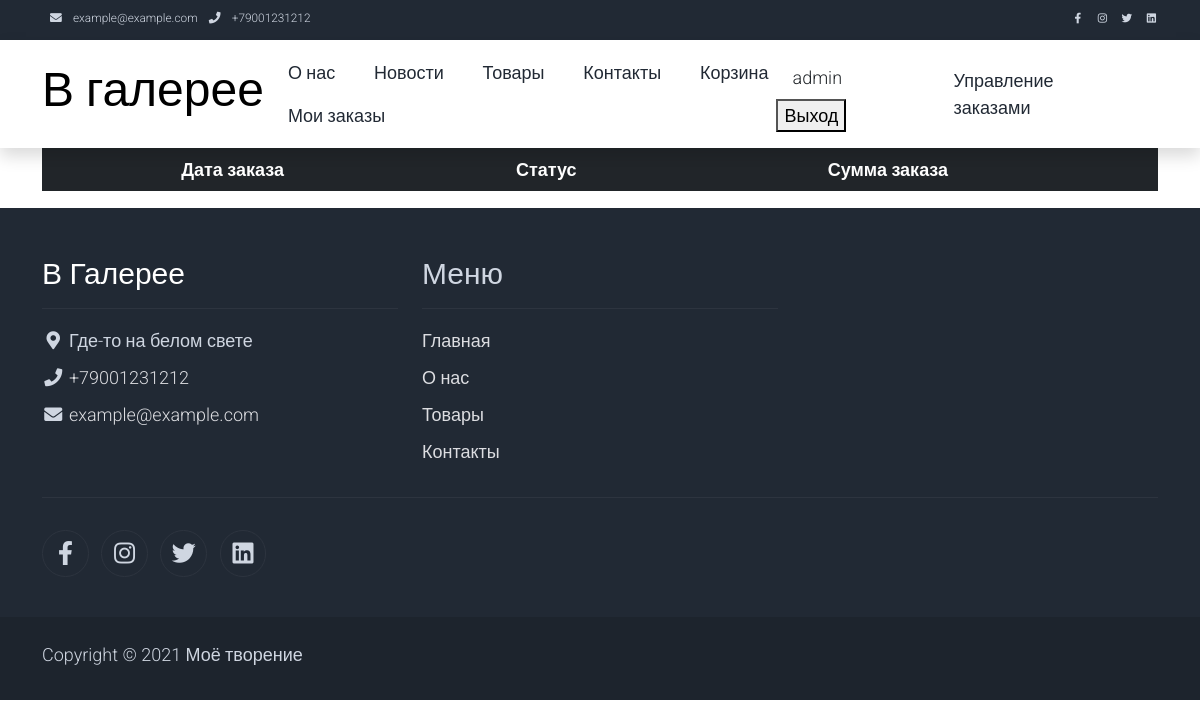
Page /my_orders (signed in) on the earlier database version.
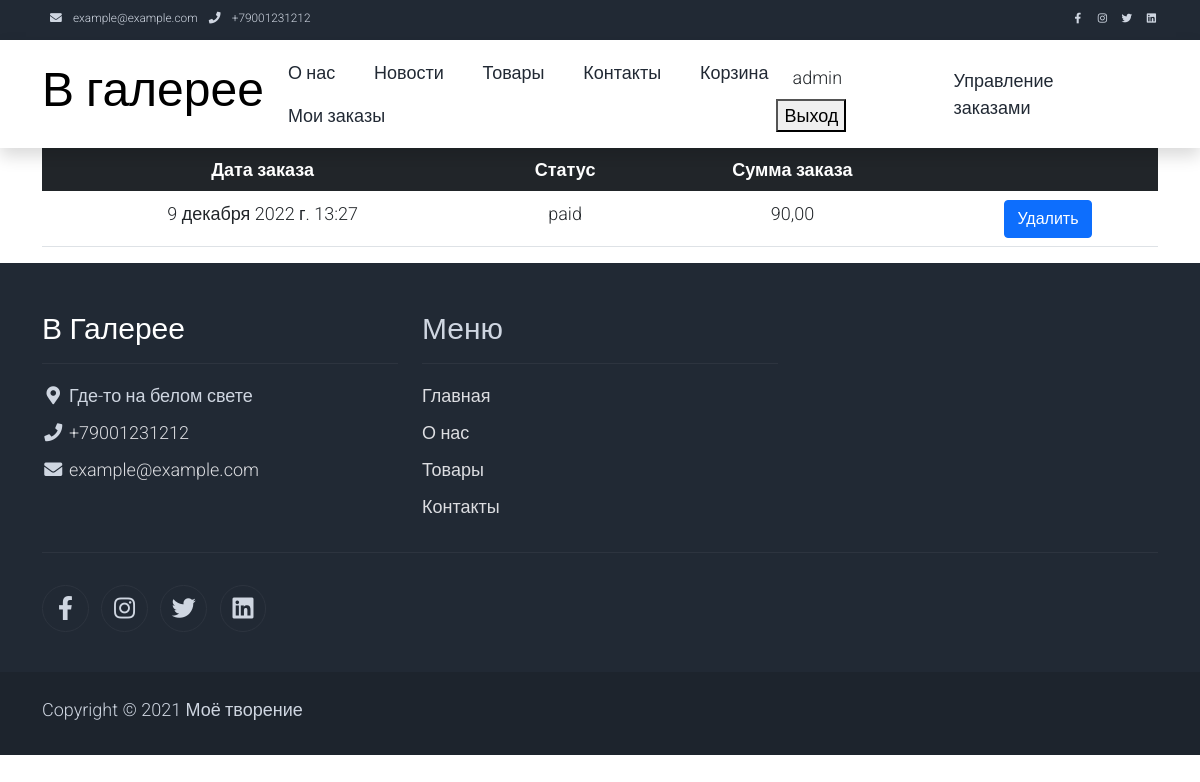
Same page on the later database version.
### main/models.py (models this page shows, shortened)
class Order(models.Model):
    STATUS_CART = 'cart'
    STATUS_WAITING_PAYMENT = 'waiting_payment'
    STATUS_PAID = 'paid'
    STATUS = [
        (STATUS_CART, 'Корзина'),
        (STATUS_WAITING_PAYMENT, 'Ожидает оплаты'),
        (STATUS_PAID, 'Оплачено')
    ]
    user = models.ForeignKey(User, on_delete=models.CASCADE)
    status = models.CharField(max_length=32, choices=STATUS, default=STATUS_CART)
    amount = models.DecimalField(max_digits=20, decimal_places=2, blank=True, null=True)
    creation_time = models.DateTimeField(auto_now_add=True)
    payment = models.ForeignKey(Payment, on_delete=models.PROTECT, blank=True, null=True)
    comment = models.TextField(blank=True, null=True)
    @staticmethod
    def get_paid_and_waiting_cart(user: User):
        cart = Order.objects.filter(user=user).filter(
            Q(status=Order.STATUS_WAITING_PAYMENT) | Q(status=Order.STATUS_PAID))
        return cart

### main/views.py (the view)
# urls.py: path('my_orders', views.my_orders, name='my_orders'),
@login_required(login_url=reverse_lazy('login'))
def my_orders(request):
    cart = Order.get_paid_and_waiting_cart(request.user)
    context = {
        'cart': cart,
    }
    return render(request, 'my_orders.html', context)

### templates/my_orders.html (shortened to what this page needs)
{% extends 'base.html' %}
{% block container %}
    <div class="container text-center">
        <table class="table">
            <thead class="table-dark">
            <tr>
                <th scope="col">Дата заказа</th>
                <th scope="col">Статус</th>
                <th scope="col">Сумма заказа</th>
                <th scope="col"></th>
            </tr>
            </thead>
            <tbody>
            {% for item in cart %}
                <tr>
                    <td>{{ item.creation_time }}</td>
                    <td>{{ item.status }}</td>
                    <td>{{ item.amount }}</td>
                    <td>
                        <form method="POST" action="{% url 'delete_cart' %}">
                            <button type="submit" class="btn btn-primary">Удалить</button>
                        </form>
                    </td>
                </tr>
            {% endfor %}
            </tbody>
        </table>
    </div>
{% endblock container %}

Differences in the rows shown:
added Order: creation_time "9 декабря 2022 г. 13:27", status "paid", amount "90,00"
